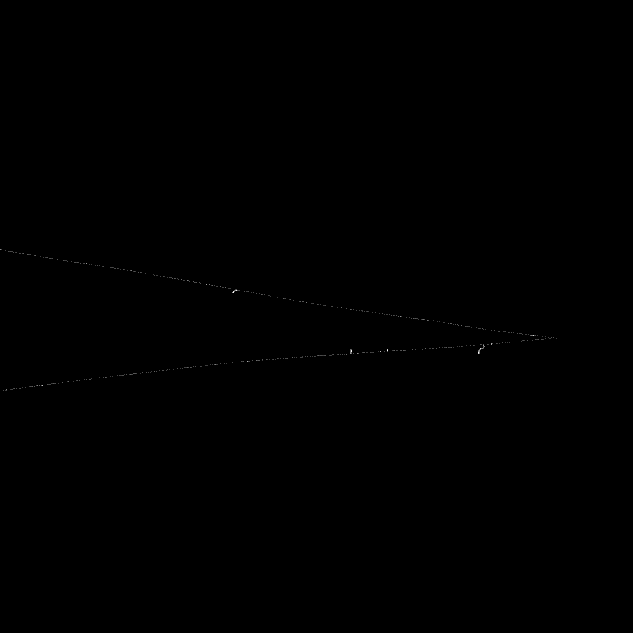
#> input picture Data/Gamma Rays/Gamma_01_XZ.png, 633 x 633 px; the run also reads 1 picture not shown here
$ jupyter execute --allow-errors 'AdEPT - Old.ipynb'
#> lines starting #> are read from the running program, lines starting #| are printed output that depends on the picture
# Gamma Ray Reconstruction for the AdEPT Mission
### Spencer R. Deevy - deevys@mcmaster.ca

# Acknowledgements

##### Dr. Andrei Hanu - andrei.hanu@brucepower.com
A large portion of the code used in this notebook is derived from previous work on AdEPT code, written by Dr. Andrei Hanu.
Dr. Hanu's code can be found alongside this notebook, and was last listed as "AdEPT_G4_Cellular_Automata_KDTree.ipynb"

##### Richard Garnett - garnetri@mcmaster.ca
Images used in this notebook were created by Richard Garnett.
Future developers can obtain access to this simulation by contacting Richard Garnett through his Github account (garnetri)

# Import required libraries

[cell 1]
# Matplotlib and other plotting libraries
from matplotlib import collections as mc
from matplotlib import pyplot as plt

import cv2                                              # OpenCV
import numpy as np                                      # Numpy
from palettable.colorbrewer.sequential import Greys_9_r # Colour map
from scipy.spatial import cKDTree                       # KD Tree

# Load Simulation Images from Geant4

[cell 2]
# Load the Geant4 simulation images (XZ and YZ projections)
# Images needed to be flipped due to read-in method
image_raw_XZ = np.flipud(cv2.imread('Data/Gamma Rays/Gamma_01_XZ.png', cv2.IMREAD_GRAYSCALE))
#> image_raw_XZ: shape (633, 633); min 0, max 255, mean 0.1
image_raw_YZ = np.flipud(cv2.imread('Data/Gamma Rays/Gamma_01_YZ.png', cv2.IMREAD_GRAYSCALE))
#> image_raw_YZ: shape (633, 633); min 0, max 255, mean 0.1

# Get shape of images
rows_XZ, columns_XZ = image_raw_XZ.shape
#> rows_XZ = 633; columns_XZ = 633
rows_YZ, columns_YZ = image_raw_YZ.shape
#> rows_YZ = 633; columns_YZ = 633

# Find all of the detector hits (Pixel value > 0)
hits_XZ = np.column_stack(np.where(np.transpose(image_raw_XZ) > 0))
#> hits_XZ = 551 pairs, first value 0 to 556, second value 242 to 383
hits_YZ = np.column_stack(np.where(np.transpose(image_raw_YZ) > 0))
#> hits_YZ = 551 pairs, first value 0 to 556, second value 253 to 316

# Sort detector hits (First by Z (Column 1), then by X/Y (Column 0))
hits_XZ = hits_XZ[np.lexsort((hits_XZ[:, 0], hits_XZ[:, 1]))]
hits_YZ = hits_YZ[np.lexsort((hits_YZ[:, 0], hits_YZ[:, 1]))]

# Plot Raw Detector Images

[cell 3]
figure_raw, (ax_raw_XZ, ax_raw_YZ) = plt.subplots(1, 2, figsize=(20, 15))

cmap = Greys_9_r.mpl_colormap

# Plot the raw images; Plots neededed to be enhanced to produce visible plots
#> (the rest of this cell did not finish here and is left out)

# Plot Detector Hits

[cell 4]
figure_hits, (ax_hits_XZ, ax_hits_YZ) = plt.subplots(1, 2, figsize=(20, 10))

# Plot the detector hits
ax_hits_XZ.plot(hits_XZ[:,0], hits_XZ[:,1], '.', ms=2, color='red')
ax_hits_YZ.plot(hits_YZ[:,0], hits_YZ[:,1], '.', ms=2, color='red')

# Set axis limits
ax_hits_XZ.set_xlim(0, rows_XZ)
ax_hits_XZ.set_ylim(0, columns_XZ)
ax_hits_YZ.set_xlim(0, rows_YZ)
ax_hits_YZ.set_ylim(0, columns_YZ)

# Set labels
ax_hits_XZ.set_xlabel('X Position (Voxels)')
ax_hits_YZ.set_xlabel('Y Position (Voxels)')
ax_hits_XZ.set_ylabel('Z Position (Voxels)')

# Set titles
ax_hits_XZ.set_title('Detector Hits in XZ projection')
ax_hits_YZ.set_title('Detector Hits in YZ projection')

plt.tight_layout() # Spaces titles out properly

# Save figure
file_hits_XZYZ ='Detector_Hits_XZYZ.pdf'
plt.savefig(file_hits_XZYZ)
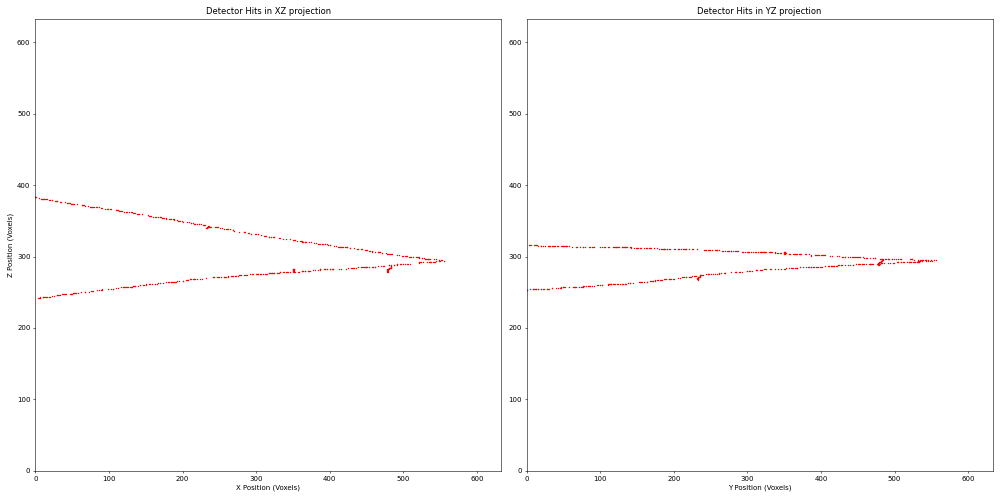
#> figure drawn by matplotlib, 2 panels
print('Saving image of detector hits to: ' + file_hits_XZYZ)

plt.show(figure_hits)

# Build KD Tree of Detector Hits

[cell 5]
# Insert XZ hits and YZ hits into repective KD trees
tree_XZ = cKDTree(hits_XZ, leafsize=15)
tree_YZ = cKDTree(hits_YZ, leafsize=15)

# Initial Track Segment Generation

[cell 6]
# Function to calculate the angle between a track segment and the Z-axis
# Return angle and magnitude
#
# Expects a numpy ndarrays [proj_i z_i proj_f z_f] where:
# proj_i - starting x/y coordinate
# z_i    - starting z coordinate
# proj_f - final x/y coordinate
# z_f    - final z coordinate

def calcSegmentAngleLength(segA):
    # Create vectors
    vA = [(segA[2] - segA[0]), (segA[3] - segA[1])]
    vZ = [(0), (1)]
    vX = [(1), (0)]

    # Calculate the dot product between the input vector and Z/X axis
    dotvAZ = np.dot(vA, vZ)
    dotvAX = np.dot(vA, vX)

    # Calculate the magnitude of the input vector
    magA = np.dot(vA, vA)**0.5

    # Return the angle in degrees
    if dotvAX >= 0:
        return np.degrees(np.arccos(dotvAZ/magA)), magA
    else:
        return -1*np.degrees(np.arccos(dotvAZ/magA)), magA

[cell 7]
def findInitialTrackSegments(hits_proj, tree_proj, proj_type):

    # Minimum, maximum search radii
#> called with hits_proj = array of shape (551, 2), proj_type = 'X'
    radius_minimum = 15
    radius_maximum = 20
    radius_step = 1

    # Acceptance angle for overlaping tracks (+/- degrees)
    theta_accept = 15

    # Initialize a list which stores the track segments
    # trackSeg[0:1] = X,Z pair for Hit 1
    # trackSeg[2:3] = X,Z pair for Hit 2
    track_segments = []

    # Loop through all of the hits and find their nearest neighbours starting from the smallest radius to the largest
    # The principal axis is Z

    # Move in the forward direction
    for (proj, z) in hits_proj:

        # Start with the smallest search radius
        search_radius = radius_minimum

        # Initialize a list of potential track segments from the current hit
        potential_track_segments = []

        # Find all of the nearest neighbours of the current
        # Search until you find something or the search radius exceeds the maximum allowed limit
        while search_radius < radius_maximum:

            # Find all neighbouring hits within distance r of the current hit
            hits_near = hits_proj[tree_proj.query_ball_point([proj, z], search_radius)]

            # Filter hits in the forward direction
            hits_forward = hits_near[hits_near[:, 1] >= z]

            # Are there any hits forward of the current search hit?
            if len(hits_forward) > 0:
                # Loop through the potential list of forward neighbours
                for (proj_NN, z_NN) in hits_forward:
                    # Skip the current search hit since it will also be found in the tree
                    if (proj_NN, z_NN) != (proj, z):
                        # We need to be careful for hits on the same Z axis such that the potential track segments
                        # are connected from lowest X coordinate to the highest
                        # This will help to filter out overlaping track segments
                        if (z_NN == z) and (proj_NN > proj):
                            # Same Z
                            # Connect low X to high X
                            potential_track_segments.append(np.array([proj, z, proj_NN, z_NN]))
                        elif (z_NN > z):
                            potential_track_segments.append(np.array([proj, z, proj_NN, z_NN]))

                # Did we make any potential track segments
                if len(potential_track_segments) > 0:
                    # Yes, but they need to be filtered for duplicate angles
                    # If multiple tracks have approximately the same angle, keep the shortest one
                    for i in range(len(potential_track_segments)):
                        # Assume the track segment is a good candidate until otherwise
                        goodSegment = True
                        for j in range(len(potential_track_segments)):
                            if i != j:
                                # Compare angles & lengths
                                segi, leni = calcSegmentAngleLength(potential_track_segments[i])
                                segj, lenj = calcSegmentAngleLength(potential_track_segments[j])
                                if np.absolute(segi - segj) < theta_accept:
                                    # These segments are too close in angle
                                    if leni > lenj:
                                        # The current search segment is not the shortest and therefore not a valid segment
                                        goodSegment = False
                                        break

                        # If this segment is still good, append to list
                        if goodSegment == True:
                            track_segments.append(potential_track_segments[i])

                    # We've made a good track segment. Let's stop the search here!
                    search_radius = radius_maximum
                else:
                    # Not yet! Increase the search radius
                    search_radius += radius_step
            else:
                # Not yet! Increase the search radius
                search_radius += radius_step
#> this loop made 551 passes
#> (proj, z) on passes 4 to 6: (6, 243), (10, 243), (11, 243)

    # Stack the list vertically into a numpy array
    track_segments = np.vstack(track_segments)

    # Filter for unique track segments
    track_segments= np.vstack({tuple(row) for row in track_segments})

    # Sort the track segments
    # First by column 1 in ascending order
    # Then by column 0 in ascending order
    # Then by column 3 in ascending order
    # Then by column 2 in ascending order
    track_segments = track_segments[np.lexsort((track_segments[:, 2],track_segments[:, 3],track_segments[:, 0],track_segments[:, 1]))]

    # Output some useful information
    print('Initial ' + proj_type + 'Z track segments:', len(track_segments))

    return track_segments
